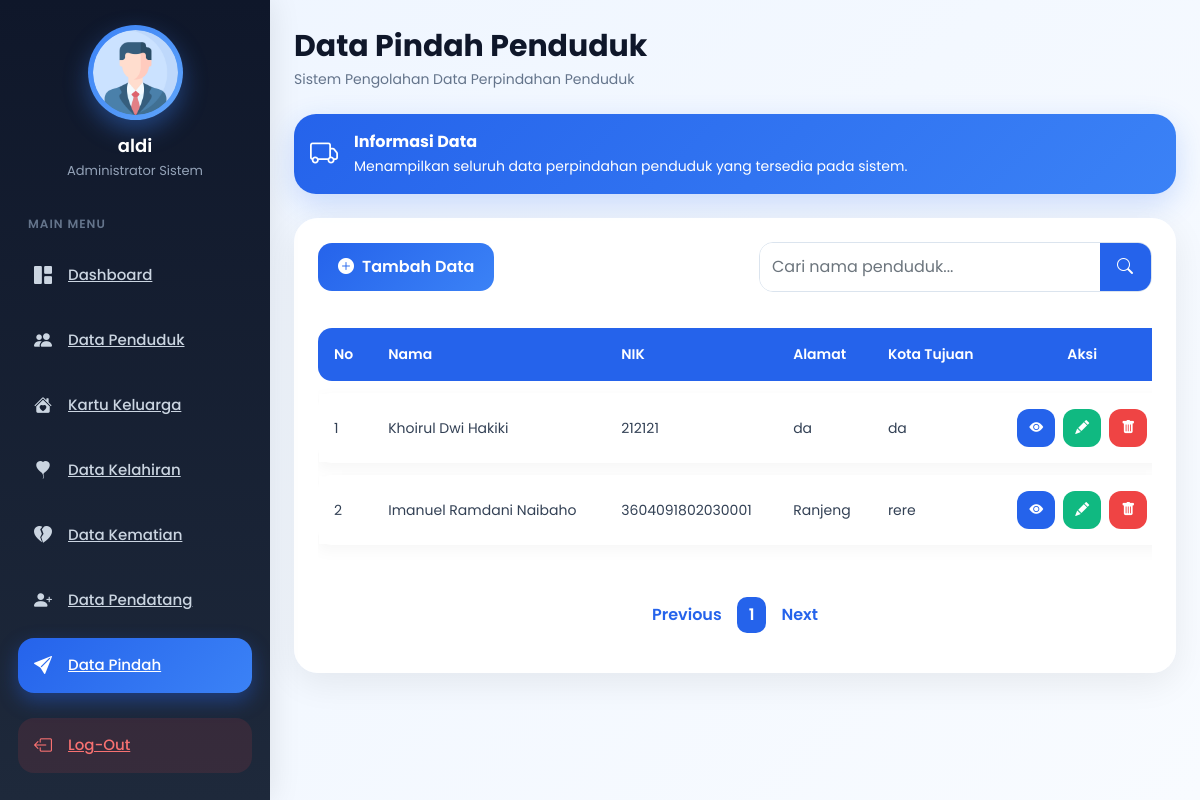
/pindah.php (signed in), run on an earlier commit of the app's database.
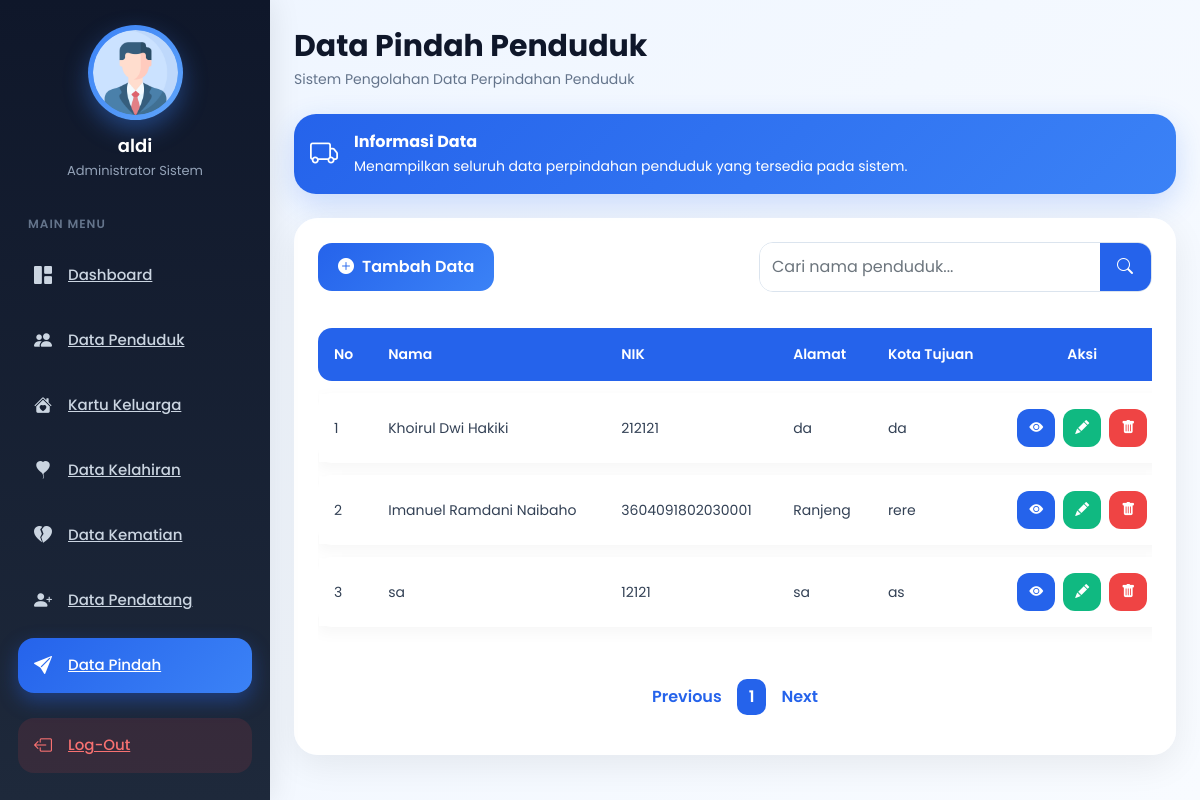
And on a later commit of the database.
### tables this page shows
CREATE TABLE `pindah` (
  `id` int(11) NOT NULL,
  `nama` varchar(100) NOT NULL,
  `nik` varchar(30) NOT NULL,
  `tempat` varchar(100) NOT NULL,
  `tanggal` date NOT NULL,
  `agama` varchar(50) NOT NULL,
  `kelamin` varchar(30) NOT NULL,
  `alamat` text NOT NULL,
  `tujuan` text NOT NULL,
  `alasan` text NOT NULL
);

### pindah.php (the view, shortened to what the changed rows need)
<?php
include 'sidebar.php';
include 'connection.php';
?>
<!DOCTYPE html>
<html lang="en">
<head>
<link href="https://cdn.jsdelivr.net/npm/bootstrap@5.0.2/dist/css/bootstrap.min.css" rel="stylesheet">
<link href="https://cdn.jsdelivr.net/npm/bootstrap-icons@1.11.3/font/bootstrap-icons.css" rel="stylesheet">
</head>
<body>
<div class="p-4" id="main-content">
    <div class="card main-card">
        <div class="card-body p-4">
            <div class="table-responsive">
                <table class="table align-middle">
                    <thead>
                        <tr>
                            <th>No</th>
                            <th>Nama</th>
                            <th>NIK</th>
                            <th>Alamat</th>
                            <th>Kota Tujuan</th>
                            <th class="text-center">Aksi</th>
                        </tr>
                    </thead>
                    <tbody>
                    <?php
                    $batas = 5;
                    $halaman = isset($_GET['halaman']) ? (int)$_GET['halaman'] : 1;
                    $awal = ($halaman > 1) ? ($halaman * $batas) - $batas : 0;
                    $dataCount = mysqli_query($kon,"SELECT * FROM pindah");
                    $total = mysqli_num_rows($dataCount);
                    $pages = ceil($total / $batas);
                    $no = $awal + 1;
                    if(isset($_GET['cari'])){
                        $cari = $_GET['cari'];
                        $data = mysqli_query($kon,
                            "SELECT * FROM pindah
                             WHERE nama LIKE '%$cari%'");
                    } else {
                        $data = mysqli_query($kon,
                            "SELECT * FROM pindah
                             LIMIT $awal,$batas");
                    }
                    while($d = mysqli_fetch_array($data)){
                    ?>
                    <tr>
                        <td><?= $no++ ?></td>
                        <td>
                            <div class="fw-semibold">
                                <?= $d['nama'] ?>
                            </div>
                        </td>
                        <td><?= $d['nik'] ?></td>
                        <td><?= $d['alamat'] ?></td>
                        <td><?= $d['tujuan'] ?></td>
                        <td class="text-center">
                            <div class="d-flex justify-content-center gap-2">
                                <a href="detail_pindah.php?id=<?= $d['id'] ?>"
                                   class="action-btn btn-detail">
                                    <i class="bi bi-eye-fill"></i>
                                </a>
                                <a href="form_edit_pindah.php?id=<?= $d['id'] ?>"
                                   class="action-btn btn-edit">
                                    <i class="bi bi-pencil-fill"></i>
                                </a>
                                <a href="delete_pindah.php?id=<?= $d['id'] ?>"
                                   class="action-btn btn-delete alert_notif">
                                    <i class="bi bi-trash-fill"></i>
                                </a>
                            </div>
                        </td>
                    </tr>
                    <?php } ?>
                    </tbody>
                </table>
            </div>
            <nav class="mt-4">
                <ul class="pagination justify-content-center flex-wrap">
                    <?php for($i=1; $i<=$pages; $i++){ ?>
                    <li class="page-item <?= ($i == $halaman ? 'active' : '') ?>">
                        <a class="page-link"
                           href="?halaman=<?= $i ?>">
                            <?= $i ?>
                        </a>
                    </li>
                    <?php } ?>
                </ul>
            </nav>
        </div>
    </div>
</div>
</body>
</html>

What changed in the data, as far as the page shows it:
added pindah: nama "sa", nik "12121", alamat "sa", tujuan "as"
